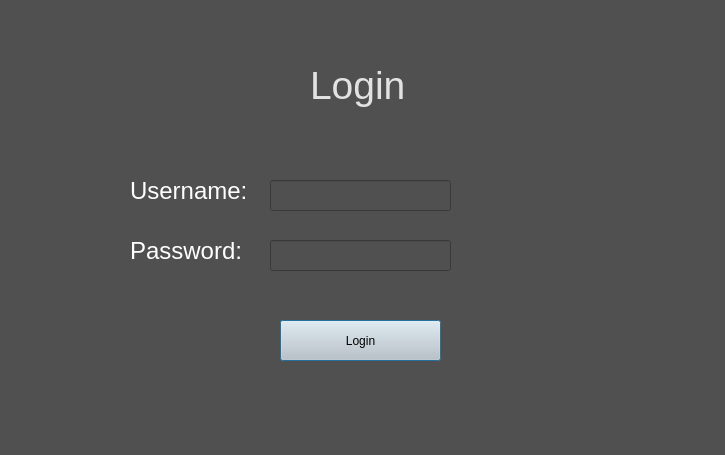
<?xml version="1.0" encoding="UTF-8"?>
<ui version="4.0">
 <class>Dialog</class>
 <widget class="QDialog" name="Dialog">
  <property name="geometry">
   <rect>
    <x>0</x>
    <y>0</y>
    <width>725</width>
    <height>455</height>
   </rect>
  </property>
  <property name="windowTitle">
   <string>Dialog</string>
  </property>
  <property name="styleSheet">
   <string notr="true">background-color: rgb(80, 80, 80);</string>
  </property>
  <widget class="QLabel" name="label">
   <property name="geometry">
    <rect>
     <x>310</x>
     <y>50</y>
     <width>101</width>
     <height>71</height>
    </rect>
   </property>
   <property name="styleSheet">
    <string notr="true">color:rgb(226, 226, 226); font-size:29pt;</string>
   </property>
   <property name="text">
    <string>Login</string>
   </property>
  </widget>
  <widget class="QLabel" name="label_2">
   <property name="geometry">
    <rect>
     <x>130</x>
     <y>170</y>
     <width>121</width>
     <height>41</height>
    </rect>
   </property>
   <property name="styleSheet">
    <string notr="true">color: rgb(255, 255, 255); font-size:18pt;</string>
   </property>
   <property name="text">
    <string>Username: </string>
   </property>
  </widget>
  <widget class="QLabel" name="label_3">
   <property name="geometry">
    <rect>
     <x>130</x>
     <y>230</y>
     <width>131</width>
     <height>41</height>
    </rect>
   </property>
   <property name="styleSheet">
    <string notr="true">color: rgb(255, 255, 255); font-size:18pt;</string>
   </property>
   <property name="text">
    <string>Password: </string>
   </property>
  </widget>
  <widget class="QLineEdit" name="username">
   <property name="geometry">
    <rect>
     <x>270</x>
     <y>180</y>
     <width>181</width>
     <height>31</height>
    </rect>
   </property>
   <property name="styleSheet">
    <string notr="true">color:rgb(255, 255, 255); 
font: 20pt &quot;MS Shell Dlg 2&quot;;</string>
   </property>
  </widget>
  <widget class="QLineEdit" name="password">
   <property name="geometry">
    <rect>
     <x>270</x>
     <y>240</y>
     <width>181</width>
     <height>31</height>
    </rect>
   </property>
   <property name="styleSheet">
    <string notr="true">color: rgb(255, 255, 255); 
font: 22pt &quot;MS Shell Dlg 2&quot;;</string>
   </property>
  </widget>
  <widget class="QPushButton" name="loginbutton">
   <property name="geometry">
    <rect>
     <x>280</x>
     <y>320</y>
     <width>161</width>
     <height>41</height>
    </rect>
   </property>
   <property name="styleSheet">
    <string notr="true">background-color: rgb(202, 202, 202);</string>
   </property>
   <property name="text">
    <string>Login</string>
   </property>
  </widget>
 </widget>
 <resources/>
 <connections/>
</ui>
